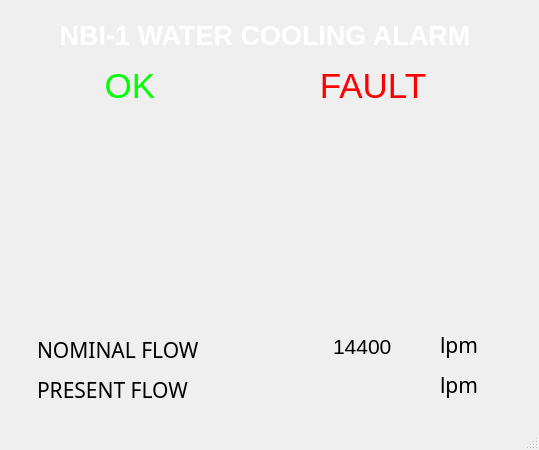
<?xml version="1.0" encoding="UTF-8"?>
<ui version="4.0">
 <class>MainWindow</class>
 <widget class="QMainWindow" name="MainWindow">
  <property name="geometry">
   <rect>
    <x>0</x>
    <y>0</y>
    <width>539</width>
    <height>450</height>
   </rect>
  </property>
  <property name="windowTitle">
   <string>NB1-1 W/C SYSTEM</string>
  </property>
  <widget class="QWidget" name="centralWidget">
   <widget class="CAGraphic" name="caGraphic">
    <property name="geometry">
     <rect>
      <x>20</x>
      <y>116</y>
      <width>220</width>
      <height>170</height>
     </rect>
    </property>
    <property name="fillDisplayMode">
     <enum>CAGraphic::IfZero</enum>
    </property>
    <property name="pvname">
     <string>NB1_WAT_FLW_TCALC</string>
    </property>
   </widget>
   <widget class="QLabel" name="label">
    <property name="geometry">
     <rect>
      <x>0</x>
      <y>0</y>
      <width>530</width>
      <height>70</height>
     </rect>
    </property>
    <property name="font">
     <font>
      <pointsize>20</pointsize>
      <weight>75</weight>
      <bold>true</bold>
     </font>
    </property>
    <property name="styleSheet">
     <string notr="true">color:white;</string>
    </property>
    <property name="text">
     <string>NBI-1 WATER COOLING ALARM</string>
    </property>
    <property name="alignment">
     <set>Qt::AlignCenter</set>
    </property>
   </widget>
   <widget class="QLabel" name="label_3">
    <property name="geometry">
     <rect>
      <x>70</x>
      <y>66</y>
      <width>120</width>
      <height>40</height>
     </rect>
    </property>
    <property name="font">
     <font>
      <pointsize>26</pointsize>
     </font>
    </property>
    <property name="styleSheet">
     <string notr="true">color:rgb(0,255,0);</string>
    </property>
    <property name="text">
     <string>OK</string>
    </property>
    <property name="alignment">
     <set>Qt::AlignCenter</set>
    </property>
   </widget>
   <widget class="QLabel" name="label_2">
    <property name="geometry">
     <rect>
      <x>37</x>
      <y>370</y>
      <width>170</width>
      <height>40</height>
     </rect>
    </property>
    <property name="font">
     <font>
      <family>Sans Serif</family>
      <pointsize>16</pointsize>
     </font>
    </property>
    <property name="text">
     <string>PRESENT FLOW</string>
    </property>
   </widget>
   <widget class="CALabel" name="caLabel">
    <property name="geometry">
     <rect>
      <x>290</x>
      <y>370</y>
      <width>110</width>
      <height>31</height>
     </rect>
    </property>
    <property name="font">
     <font>
      <family>Sans Serif</family>
      <pointsize>16</pointsize>
     </font>
    </property>
    <property name="pvname">
     <string>NB1_WAT_FLW_CALC_TOTAL</string>
    </property>
    <property name="dmode" stdset="0">
     <enum>CALabel::RealOne</enum>
    </property>
   </widget>
   <widget class="QLabel" name="label_6">
    <property name="geometry">
     <rect>
      <x>440</x>
      <y>330</y>
      <width>80</width>
      <height>30</height>
     </rect>
    </property>
    <property name="font">
     <font>
      <family>Sans Serif</family>
      <pointsize>16</pointsize>
     </font>
    </property>
    <property name="text">
     <string>lpm</string>
    </property>
   </widget>
   <widget class="QLabel" name="label_8">
    <property name="geometry">
     <rect>
      <x>333</x>
      <y>330</y>
      <width>90</width>
      <height>33</height>
     </rect>
    </property>
    <property name="font">
     <font>
      <pointsize>16</pointsize>
     </font>
    </property>
    <property name="text">
     <string>14400</string>
    </property>
   </widget>
   <widget class="CAGraphic" name="caGraphic_2">
    <property name="geometry">
     <rect>
      <x>265</x>
      <y>116</y>
      <width>220</width>
      <height>170</height>
     </rect>
    </property>
    <property name="fillColor" stdset="0">
     <color>
      <red>255</red>
      <green>0</green>
      <blue>0</blue>
     </color>
    </property>
    <property name="fillDisplayMode">
     <enum>CAGraphic::Blink</enum>
    </property>
    <property name="pvname">
     <string>NB1_WAT_FLW_TCALC</string>
    </property>
   </widget>
   <widget class="QLabel" name="label_5">
    <property name="geometry">
     <rect>
      <x>440</x>
      <y>370</y>
      <width>80</width>
      <height>30</height>
     </rect>
    </property>
    <property name="font">
     <font>
      <family>Sans Serif</family>
      <pointsize>16</pointsize>
     </font>
    </property>
    <property name="text">
     <string>lpm</string>
    </property>
   </widget>
   <widget class="QLabel" name="label_7">
    <property name="geometry">
     <rect>
      <x>37</x>
      <y>330</y>
      <width>170</width>
      <height>40</height>
     </rect>
    </property>
    <property name="font">
     <font>
      <family>Sans Serif</family>
      <pointsize>16</pointsize>
     </font>
    </property>
    <property name="text">
     <string>NOMINAL FLOW</string>
    </property>
   </widget>
   <widget class="QLabel" name="label_9">
    <property name="geometry">
     <rect>
      <x>0</x>
      <y>0</y>
      <width>540</width>
      <height>423</height>
     </rect>
    </property>
    <property name="font">
     <font>
      <family>Sans Serif</family>
     </font>
    </property>
    <property name="text">
     <string/>
    </property>
    <property name="pixmap">
     <pixmap resource="resources/resource.qrc">:/new/prefix1/images/background.png</pixmap>
    </property>
   </widget>
   <widget class="StaticGraphic" name="staticGraphic">
    <property name="geometry">
     <rect>
      <x>7</x>
      <y>324</y>
      <width>520</width>
      <height>90</height>
     </rect>
    </property>
    <property name="geometryType">
     <enum>StaticGraphic::Rectangle</enum>
    </property>
    <property name="fillMode">
     <enum>StaticGraphic::Solid</enum>
    </property>
    <property name="fillColor" stdset="0">
     <color>
      <red>170</red>
      <green>255</green>
      <blue>255</blue>
     </color>
    </property>
   </widget>
   <widget class="QLabel" name="label_4">
    <property name="geometry">
     <rect>
      <x>313</x>
      <y>66</y>
      <width>120</width>
      <height>40</height>
     </rect>
    </property>
    <property name="font">
     <font>
      <pointsize>26</pointsize>
     </font>
    </property>
    <property name="styleSheet">
     <string notr="true">color:red</string>
    </property>
    <property name="text">
     <string>FAULT</string>
    </property>
    <property name="alignment">
     <set>Qt::AlignCenter</set>
    </property>
   </widget>
   <zorder>label_9</zorder>
   <zorder>staticGraphic</zorder>
   <zorder>caGraphic</zorder>
   <zorder>label</zorder>
   <zorder>label_3</zorder>
   <zorder>label_2</zorder>
   <zorder>caLabel</zorder>
   <zorder>label_6</zorder>
   <zorder>label_8</zorder>
   <zorder>caGraphic_2</zorder>
   <zorder>label_5</zorder>
   <zorder>label_7</zorder>
   <zorder>label_4</zorder>
  </widget>
  <widget class="QStatusBar" name="statusBar"/>
 </widget>
 <layoutdefault spacing="6" margin="11"/>
 <customwidgets>
  <customwidget>
   <class>CALabel</class>
   <extends>QLabel</extends>
   <header>caLabel.h</header>
  </customwidget>
  <customwidget>
   <class>CAGraphic</class>
   <extends>StaticGraphic</extends>
   <header>caGraphic.h</header>
  </customwidget>
  <customwidget>
   <class>StaticGraphic</class>
   <extends>QWidget</extends>
   <header>staticGraphic.h</header>
  </customwidget>
 </customwidgets>
 <resources>
  <include location="resources/resource.qrc"/>
 </resources>
 <connections/>
</ui>
